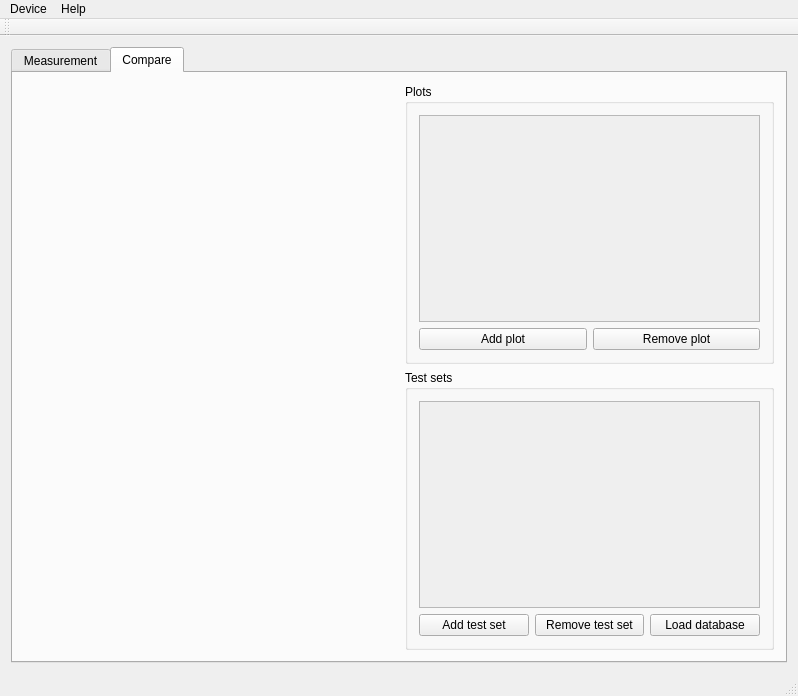
<?xml version="1.0" encoding="UTF-8"?>
<ui version="4.0">
 <class>MainWindow</class>
 <widget class="QMainWindow" name="MainWindow">
  <property name="geometry">
   <rect>
    <x>0</x>
    <y>0</y>
    <width>798</width>
    <height>696</height>
   </rect>
  </property>
  <property name="windowTitle">
   <string>Propeller tester</string>
  </property>
  <widget class="QWidget" name="centralWidget">
   <property name="maximumSize">
    <size>
     <width>16777215</width>
     <height>16777215</height>
    </size>
   </property>
   <layout class="QHBoxLayout" name="horizontalLayout_2">
    <item>
     <widget class="QTabWidget" name="tabWidget">
      <property name="sizePolicy">
       <sizepolicy hsizetype="Expanding" vsizetype="Expanding">
        <horstretch>0</horstretch>
        <verstretch>0</verstretch>
       </sizepolicy>
      </property>
      <property name="maximumSize">
       <size>
        <width>128000</width>
        <height>102400</height>
       </size>
      </property>
      <property name="currentIndex">
       <number>1</number>
      </property>
      <widget class="QWidget" name="measurement">
       <attribute name="title">
        <string>Measurement</string>
       </attribute>
       <layout class="QHBoxLayout" name="horizontalLayout">
        <item>
         <layout class="QVBoxLayout" name="verticalLayout_4">
          <item>
           <widget class="QCustomPlot" name="plot" native="true"/>
          </item>
          <item>
           <spacer name="horizontalSpacer">
            <property name="orientation">
             <enum>Qt::Horizontal</enum>
            </property>
            <property name="sizeHint" stdset="0">
             <size>
              <width>40</width>
              <height>20</height>
             </size>
            </property>
           </spacer>
          </item>
         </layout>
        </item>
        <item>
         <layout class="QVBoxLayout" name="verticalLayout">
          <item>
           <widget class="QToolBox" name="toolBox">
            <property name="sizePolicy">
             <sizepolicy hsizetype="Minimum" vsizetype="Preferred">
              <horstretch>0</horstretch>
              <verstretch>0</verstretch>
             </sizepolicy>
            </property>
            <property name="maximumSize">
             <size>
              <width>369</width>
              <height>16777215</height>
             </size>
            </property>
            <property name="frameShape">
             <enum>QFrame::StyledPanel</enum>
            </property>
            <property name="frameShadow">
             <enum>QFrame::Plain</enum>
            </property>
            <property name="currentIndex">
             <number>0</number>
            </property>
            <widget class="QWidget" name="page_5">
             <property name="geometry">
              <rect>
               <x>-4</x>
               <y>-40</y>
               <width>369</width>
               <height>546</height>
              </rect>
             </property>
             <attribute name="label">
              <string>Control</string>
             </attribute>
             <layout class="QVBoxLayout" name="verticalLayout_2">
              <item>
               <widget class="QGroupBox" name="groupBox">
                <property name="sizePolicy">
                 <sizepolicy hsizetype="Preferred" vsizetype="Minimum">
                  <horstretch>0</horstretch>
                  <verstretch>0</verstretch>
                 </sizepolicy>
                </property>
                <property name="title">
                 <string>Limits</string>
                </property>
                <layout class="QVBoxLayout" name="verticalLayout_5">
                 <item>
                  <layout class="QHBoxLayout" name="horizontalLayout_10">
                   <item>
                    <widget class="QLabel" name="label_5">
                     <property name="text">
                      <string>Maximal speed:</string>
                     </property>
                    </widget>
                   </item>
                   <item>
                    <widget class="QLineEdit" name="lineEdit_5">
                     <property name="sizePolicy">
                      <sizepolicy hsizetype="Minimum" vsizetype="Fixed">
                       <horstretch>0</horstretch>
                       <verstretch>0</verstretch>
                      </sizepolicy>
                     </property>
                    </widget>
                   </item>
                  </layout>
                 </item>
                 <item>
                  <layout class="QHBoxLayout" name="horizontalLayout_9">
                   <item>
                    <widget class="QLabel" name="label_4">
                     <property name="text">
                      <string>Overcurrent protection:</string>
                     </property>
                    </widget>
                   </item>
                   <item>
                    <widget class="QLineEdit" name="lineEdit_4">
                     <property name="sizePolicy">
                      <sizepolicy hsizetype="Minimum" vsizetype="Fixed">
                       <horstretch>0</horstretch>
                       <verstretch>0</verstretch>
                      </sizepolicy>
                     </property>
                    </widget>
                   </item>
                   <item>
                    <widget class="QComboBox" name="comboBox"/>
                   </item>
                  </layout>
                 </item>
                </layout>
               </widget>
              </item>
              <item>
               <widget class="QGroupBox" name="plots_groupBox">
                <property name="enabled">
                 <bool>true</bool>
                </property>
                <property name="sizePolicy">
                 <sizepolicy hsizetype="Expanding" vsizetype="Expanding">
                  <horstretch>0</horstretch>
                  <verstretch>0</verstretch>
                 </sizepolicy>
                </property>
                <property name="minimumSize">
                 <size>
                  <width>0</width>
                  <height>0</height>
                 </size>
                </property>
                <property name="title">
                 <string>Plots</string>
                </property>
                <layout class="QVBoxLayout" name="verticalLayout_14">
                 <item>
                  <widget class="QScrollArea" name="scrollArea">
                   <property name="sizePolicy">
                    <sizepolicy hsizetype="Expanding" vsizetype="Minimum">
                     <horstretch>0</horstretch>
                     <verstretch>0</verstretch>
                    </sizepolicy>
                   </property>
                   <property name="widgetResizable">
                    <bool>true</bool>
                   </property>
                   <widget class="QWidget" name="scrollAreaWidgetContents_2">
                    <property name="geometry">
                     <rect>
                      <x>0</x>
                      <y>0</y>
                      <width>329</width>
                      <height>69</height>
                     </rect>
                    </property>
                   </widget>
                  </widget>
                 </item>
                 <item>
                  <layout class="QHBoxLayout" name="horizontalLayout_7">
                   <item>
                    <widget class="QPushButton" name="pushButton_2">
                     <property name="text">
                      <string>Add plot</string>
                     </property>
                    </widget>
                   </item>
                   <item>
                    <widget class="QPushButton" name="pushButton">
                     <property name="text">
                      <string>Remove plot</string>
                     </property>
                    </widget>
                   </item>
                  </layout>
                 </item>
                </layout>
               </widget>
              </item>
              <item>
               <widget class="QGroupBox" name="groupBox_3">
                <property name="title">
                 <string>Values</string>
                </property>
                <layout class="QVBoxLayout" name="verticalLayout_17">
                 <item>
                  <layout class="QGridLayout" name="gridLayout">
                   <item row="2" column="1">
                    <widget class="QLineEdit" name="lineEdit_8"/>
                   </item>
                   <item row="4" column="0">
                    <widget class="QLabel" name="label_44">
                     <property name="text">
                      <string>Power</string>
                     </property>
                    </widget>
                   </item>
                   <item row="4" column="1">
                    <widget class="QLineEdit" name="lineEdit_13"/>
                   </item>
                   <item row="4" column="2">
                    <widget class="QLineEdit" name="lineEdit_14"/>
                   </item>
                   <item row="3" column="1">
                    <widget class="QLineEdit" name="lineEdit_9"/>
                   </item>
                   <item row="2" column="0">
                    <widget class="QLabel" name="label_38">
                     <property name="text">
                      <string>Thrust</string>
                     </property>
                    </widget>
                   </item>
                   <item row="1" column="1">
                    <widget class="QLineEdit" name="lineEdit_7"/>
                   </item>
                   <item row="1" column="0">
                    <widget class="QLabel" name="label_40">
                     <property name="text">
                      <string>RPM</string>
                     </property>
                    </widget>
                   </item>
                   <item row="3" column="0">
                    <widget class="QLabel" name="label_39">
                     <property name="text">
                      <string>Current</string>
                     </property>
                    </widget>
                   </item>
                   <item row="0" column="1">
                    <widget class="QLabel" name="label_42">
                     <property name="text">
                      <string>Actual</string>
                     </property>
                     <property name="alignment">
                      <set>Qt::AlignCenter</set>
                     </property>
                    </widget>
                   </item>
                   <item row="0" column="2">
                    <widget class="QLabel" name="label_43">
                     <property name="text">
                      <string>Maximal</string>
                     </property>
                     <property name="alignment">
                      <set>Qt::AlignCenter</set>
                     </property>
                    </widget>
                   </item>
                   <item row="1" column="2">
                    <widget class="QLineEdit" name="lineEdit_10"/>
                   </item>
                   <item row="2" column="2">
                    <widget class="QLineEdit" name="lineEdit_11"/>
                   </item>
                   <item row="3" column="2">
                    <widget class="QLineEdit" name="lineEdit_12"/>
                   </item>
                   <item row="5" column="0">
                    <widget class="QLabel" name="label_45">
                     <property name="text">
                      <string>ERP</string>
                     </property>
                    </widget>
                   </item>
                   <item row="5" column="1">
                    <widget class="QLineEdit" name="lineEdit_15"/>
                   </item>
                   <item row="5" column="2">
                    <widget class="QLineEdit" name="lineEdit_16"/>
                   </item>
                  </layout>
                 </item>
                </layout>
               </widget>
              </item>
              <item>
               <widget class="QGroupBox" name="groupBox_2">
                <property name="title">
                 <string>Manual speed control</string>
                </property>
                <layout class="QVBoxLayout" name="verticalLayout_16">
                 <item>
                  <widget class="QSlider" name="horizontalSlider">
                   <property name="orientation">
                    <enum>Qt::Horizontal</enum>
                   </property>
                  </widget>
                 </item>
                 <item>
                  <widget class="QCheckBox" name="checkBox">
                   <property name="text">
                    <string>Take control</string>
                   </property>
                  </widget>
                 </item>
                </layout>
               </widget>
              </item>
              <item>
               <layout class="QHBoxLayout" name="horizontalLayout_48">
                <item>
                 <widget class="QPushButton" name="pushButton_6">
                  <property name="text">
                   <string>Start</string>
                  </property>
                 </widget>
                </item>
                <item>
                 <widget class="QPushButton" name="pushButton_5">
                  <property name="text">
                   <string>Stop</string>
                  </property>
                 </widget>
                </item>
               </layout>
              </item>
              <item>
               <layout class="QVBoxLayout" name="verticalLayout_18">
                <item>
                 <spacer name="verticalSpacer">
                  <property name="orientation">
                   <enum>Qt::Vertical</enum>
                  </property>
                  <property name="sizeHint" stdset="0">
                   <size>
                    <width>20</width>
                    <height>40</height>
                   </size>
                  </property>
                 </spacer>
                </item>
               </layout>
              </item>
             </layout>
            </widget>
            <widget class="QWidget" name="page_6">
             <property name="geometry">
              <rect>
               <x>0</x>
               <y>-385</y>
               <width>350</width>
               <height>908</height>
              </rect>
             </property>
             <attribute name="label">
              <string>Save&amp;&amp;Export</string>
             </attribute>
             <layout class="QVBoxLayout" name="verticalLayout_13">
              <item>
               <widget class="QGroupBox" name="measuringSetup_groupBox">
                <property name="sizePolicy">
                 <sizepolicy hsizetype="Minimum" vsizetype="Minimum">
                  <horstretch>0</horstretch>
                  <verstretch>0</verstretch>
                 </sizepolicy>
                </property>
                <property name="minimumSize">
                 <size>
                  <width>0</width>
                  <height>0</height>
                 </size>
                </property>
                <property name="title">
                 <string>Measuring setup</string>
                </property>
                <layout class="QVBoxLayout" name="verticalLayout_6">
                 <item>
                  <widget class="QGroupBox" name="propeller_groupBox_2">
                   <property name="title">
                    <string>Propeller</string>
                   </property>
                   <layout class="QVBoxLayout" name="verticalLayout_10">
                    <item>
                     <layout class="QHBoxLayout" name="horizontalLayout_23">
                      <item>
                       <widget class="QLabel" name="label_16">
                        <property name="text">
                         <string>Manufacturer:</string>
                        </property>
                       </widget>
                      </item>
                      <item>
                       <widget class="QComboBox" name="propeller_manufacturer_comboBox_2">
                        <property name="sizePolicy">
                         <sizepolicy hsizetype="MinimumExpanding" vsizetype="Fixed">
                          <horstretch>0</horstretch>
                          <verstretch>0</verstretch>
                         </sizepolicy>
                        </property>
                        <property name="mouseTracking">
                         <bool>false</bool>
                        </property>
                        <property name="focusPolicy">
                         <enum>Qt::WheelFocus</enum>
                        </property>
                        <property name="contextMenuPolicy">
                         <enum>Qt::DefaultContextMenu</enum>
                        </property>
                        <property name="toolTipDuration">
                         <number>-1</number>
                        </property>
                        <property name="autoFillBackground">
                         <bool>false</bool>
                        </property>
                        <property name="editable">
                         <bool>true</bool>
                        </property>
                       </widget>
                      </item>
                     </layout>
                    </item>
                    <item>
                     <layout class="QHBoxLayout" name="horizontalLayout_24">
                      <item>
                       <widget class="QLabel" name="label_17">
                        <property name="text">
                         <string>Type:</string>
                        </property>
                       </widget>
                      </item>
                      <item>
                       <widget class="QComboBox" name="propeller_type_comboBox_2">
                        <property name="sizePolicy">
                         <sizepolicy hsizetype="MinimumExpanding" vsizetype="Fixed">
                          <horstretch>0</horstretch>
                          <verstretch>0</verstretch>
                         </sizepolicy>
                        </property>
                        <property name="editable">
                         <bool>true</bool>
                        </property>
                       </widget>
                      </item>
                     </layout>
                    </item>
                    <item>
                     <layout class="QHBoxLayout" name="horizontalLayout_25">
                      <item>
                       <widget class="QLabel" name="label_18">
                        <property name="text">
                         <string>Diameter:</string>
                        </property>
                       </widget>
                      </item>
                      <item>
                       <widget class="QComboBox" name="comboBox_4">
                        <property name="sizePolicy">
                         <sizepolicy hsizetype="MinimumExpanding" vsizetype="Fixed">
                          <horstretch>0</horstretch>
                          <verstretch>0</verstretch>
                         </sizepolicy>
                        </property>
                        <property name="editable">
                         <bool>true</bool>
                        </property>
                       </widget>
                      </item>
                     </layout>
                    </item>
                    <item>
                     <layout class="QHBoxLayout" name="horizontalLayout_26">
                      <item>
                       <widget class="QLabel" name="label_19">
                        <property name="text">
                         <string>Blade angle:</string>
                        </property>
                       </widget>
                      </item>
                      <item>
                       <widget class="QComboBox" name="propeller_bladeAngle_comboBox_2">
                        <property name="editable">
                         <bool>true</bool>
                        </property>
                       </widget>
                      </item>
                     </layout>
                    </item>
                    <item>
                     <layout class="QHBoxLayout" name="horizontalLayout_27">
                      <item>
                       <widget class="QLabel" name="label_20">
                        <property name="text">
                         <string>Fits shaft:</string>
                        </property>
                       </widget>
                      </item>
                      <item>
                       <widget class="QComboBox" name="propeller_shaft_comboBox_2">
                        <property name="editable">
                         <bool>true</bool>
                        </property>
                       </widget>
                      </item>
                     </layout>
                    </item>
                    <item>
                     <layout class="QHBoxLayout" name="horizontalLayout_28">
                      <item>
                       <widget class="QLabel" name="label_21">
                        <property name="text">
                         <string>Blade count:</string>
                        </property>
                       </widget>
                      </item>
                      <item>
                       <widget class="QComboBox" name="propeller_bladeCount_comboBox_2">
                        <property name="editable">
                         <bool>true</bool>
                        </property>
                       </widget>
                      </item>
                     </layout>
                    </item>
                    <item>
                     <widget class="QGroupBox" name="rotationDirection_groupBox_2">
                      <property name="title">
                       <string>Rotational direction</string>
                      </property>
                      <layout class="QHBoxLayout" name="horizontalLayout_29">
                       <item>
                        <widget class="QRadioButton" name="rotationDirection_CCW_radioButton_2">
                         <property name="text">
                          <string>CW</string>
                         </property>
                        </widget>
                       </item>
                       <item>
                        <widget class="QRadioButton" name="rotationDirection_CW_radioButton_2">
                         <property name="text">
                          <string>CCW</string>
                         </property>
                        </widget>
                       </item>
                      </layout>
                     </widget>
                    </item>
                   </layout>
                  </widget>
                 </item>
                 <item>
                  <widget class="QGroupBox" name="engine_groupBox_2">
                   <property name="title">
                    <string>Engine</string>
                   </property>
                   <layout class="QVBoxLayout" name="verticalLayout_11">
                    <item>
                     <layout class="QHBoxLayout" name="horizontalLayout_8">
                      <item>
                       <widget class="QLabel" name="label_22">
                        <property name="text">
                         <string>Manufacturer:</string>
                        </property>
                       </widget>
                      </item>
                      <item>
                       <widget class="QComboBox" name="comboBox_9">
                        <property name="sizePolicy">
                         <sizepolicy hsizetype="Expanding" vsizetype="Fixed">
                          <horstretch>0</horstretch>
                          <verstretch>0</verstretch>
                         </sizepolicy>
                        </property>
                        <property name="editable">
                         <bool>true</bool>
                        </property>
                       </widget>
                      </item>
                     </layout>
                    </item>
                    <item>
                     <layout class="QHBoxLayout" name="horizontalLayout_30">
                      <item>
                       <widget class="QLabel" name="label_23">
                        <property name="text">
                         <string>Type:</string>
                        </property>
                       </widget>
                      </item>
                      <item>
                       <widget class="QLineEdit" name="lineEdit_2">
                        <property name="sizePolicy">
                         <sizepolicy hsizetype="Expanding" vsizetype="Fixed">
                          <horstretch>0</horstretch>
                          <verstretch>0</verstretch>
                         </sizepolicy>
                        </property>
                       </widget>
                      </item>
                     </layout>
                    </item>
                    <item>
                     <layout class="QHBoxLayout" name="horizontalLayout_3">
                      <item>
                       <widget class="QLabel" name="label_26">
                        <property name="text">
                         <string>Size</string>
                        </property>
                       </widget>
                      </item>
                      <item>
                       <widget class="QComboBox" name="comboBox_2">
                        <property name="locale">
                         <locale language="English" country="UnitedKingdom"/>
                        </property>
                        <property name="editable">
                         <bool>true</bool>
                        </property>
                       </widget>
                      </item>
                     </layout>
                    </item>
                    <item>
                     <layout class="QHBoxLayout" name="horizontalLayout_12">
                      <item>
                       <widget class="QLabel" name="label_27">
                        <property name="text">
                         <string>KV:</string>
                        </property>
                       </widget>
                      </item>
                      <item>
                       <widget class="QComboBox" name="comboBox_5">
                        <property name="editable">
                         <bool>true</bool>
                        </property>
                       </widget>
                      </item>
                     </layout>
                    </item>
                    <item>
                     <layout class="QHBoxLayout" name="horizontalLayout_34">
                      <item>
                       <widget class="QLabel" name="label_28">
                        <property name="text">
                         <string>Power</string>
                        </property>
                       </widget>
                      </item>
                      <item>
                       <widget class="QComboBox" name="comboBox_14">
                        <property name="editable">
                         <bool>true</bool>
                        </property>
                       </widget>
                      </item>
                     </layout>
                    </item>
                    <item>
                     <layout class="QHBoxLayout" name="horizontalLayout_35">
                      <item>
                       <widget class="QLabel" name="label_29">
                        <property name="text">
                         <string>Notes</string>
                        </property>
                       </widget>
                      </item>
                      <item>
                       <widget class="QLineEdit" name="lineEdit_3">
                        <property name="sizePolicy">
                         <sizepolicy hsizetype="Minimum" vsizetype="Fixed">
                          <horstretch>0</horstretch>
                          <verstretch>0</verstretch>
                         </sizepolicy>
                        </property>
                       </widget>
                      </item>
                     </layout>
                    </item>
                   </layout>
                  </widget>
                 </item>
                 <item>
                  <widget class="QGroupBox" name="ECS_groupBox_2">
                   <property name="title">
                    <string>ESC</string>
                   </property>
                   <layout class="QVBoxLayout" name="verticalLayout_12">
                    <item>
                     <layout class="QHBoxLayout" name="horizontalLayout_5">
                      <item>
                       <widget class="QLabel" name="label_2">
                        <property name="text">
                         <string>Manufacturer</string>
                        </property>
                       </widget>
                      </item>
                      <item>
                       <widget class="QComboBox" name="comboBox_10">
                        <property name="editable">
                         <bool>true</bool>
                        </property>
                       </widget>
                      </item>
                     </layout>
                    </item>
                    <item>
                     <layout class="QHBoxLayout" name="horizontalLayout_31">
                      <item>
                       <widget class="QLabel" name="label_24">
                        <property name="text">
                         <string>Type:</string>
                        </property>
                       </widget>
                      </item>
                      <item>
                       <widget class="QComboBox" name="comboBox_12">
                        <property name="editable">
                         <bool>true</bool>
                        </property>
                       </widget>
                      </item>
                     </layout>
                    </item>
                    <item>
                     <layout class="QHBoxLayout" name="horizontalLayout_32">
                      <item>
                       <widget class="QLabel" name="label_25">
                        <property name="text">
                         <string>Maximal current:</string>
                        </property>
                       </widget>
                      </item>
                      <item>
                       <widget class="QComboBox" name="comboBox_13">
                        <property name="editable">
                         <bool>true</bool>
                        </property>
                       </widget>
                      </item>
                     </layout>
                    </item>
                    <item>
                     <layout class="QHBoxLayout" name="horizontalLayout_36">
                      <item>
                       <widget class="QLabel" name="label_30">
                        <property name="text">
                         <string>Software type:</string>
                        </property>
                       </widget>
                      </item>
                      <item>
                       <widget class="QComboBox" name="comboBox_15">
                        <property name="editable">
                         <bool>true</bool>
                        </property>
                       </widget>
                      </item>
                     </layout>
                    </item>
                    <item>
                     <layout class="QHBoxLayout" name="horizontalLayout_37">
                      <item>
                       <widget class="QLabel" name="label_31">
                        <property name="text">
                         <string>Software version:</string>
                        </property>
                       </widget>
                      </item>
                      <item>
                       <widget class="QComboBox" name="comboBox_16">
                        <property name="editable">
                         <bool>true</bool>
                        </property>
                       </widget>
                      </item>
                     </layout>
                    </item>
                   </layout>
                  </widget>
                 </item>
                 <item>
                  <widget class="QGroupBox" name="battery_groupBox">
                   <property name="title">
                    <string>Battery</string>
                   </property>
                   <layout class="QVBoxLayout" name="verticalLayout_15">
                    <item>
                     <layout class="QHBoxLayout" name="horizontalLayout_46">
                      <item>
                       <widget class="QLabel" name="label_36">
                        <property name="text">
                         <string>Manufacturer:</string>
                        </property>
                       </widget>
                      </item>
                      <item>
                       <widget class="QComboBox" name="comboBox_22">
                        <property name="editable">
                         <bool>true</bool>
                        </property>
                       </widget>
                      </item>
                     </layout>
                    </item>
                    <item>
                     <layout class="QHBoxLayout" name="horizontalLayout_45">
                      <item>
                       <widget class="QLabel" name="label_37">
                        <property name="text">
                         <string>Type:</string>
                        </property>
                       </widget>
                      </item>
                      <item>
                       <widget class="QComboBox" name="comboBox_21">
                        <property name="editable">
                         <bool>true</bool>
                        </property>
                       </widget>
                      </item>
                     </layout>
                    </item>
                    <item>
                     <layout class="QHBoxLayout" name="horizontalLayout_40">
                      <item>
                       <widget class="QLabel" name="label_32">
                        <property name="text">
                         <string>Capacity</string>
                        </property>
                       </widget>
                      </item>
                      <item>
                       <widget class="QComboBox" name="comboBox_17">
                        <property name="editable">
                         <bool>true</bool>
                        </property>
                       </widget>
                      </item>
                     </layout>
                    </item>
                    <item>
                     <layout class="QHBoxLayout" name="horizontalLayout_42">
                      <item>
                       <widget class="QLabel" name="label_33">
                        <property name="text">
                         <string>Cell type</string>
                        </property>
                       </widget>
                      </item>
                      <item>
                       <widget class="QComboBox" name="comboBox_18"/>
                      </item>
                     </layout>
                    </item>
                    <item>
                     <layout class="QHBoxLayout" name="horizontalLayout_43">
                      <item>
                       <widget class="QLabel" name="label_35">
                        <property name="text">
                         <string>Voltage</string>
                        </property>
                       </widget>
                      </item>
                      <item>
                       <widget class="QComboBox" name="comboBox_20">
                        <property name="editable">
                         <bool>true</bool>
                        </property>
                       </widget>
                      </item>
                     </layout>
                    </item>
                    <item>
                     <layout class="QHBoxLayout" name="horizontalLayout_41">
                      <item>
                       <widget class="QLabel" name="label_34">
                        <property name="text">
                         <string>Maximal current</string>
                        </property>
                       </widget>
                      </item>
                      <item>
                       <widget class="QComboBox" name="comboBox_19">
                        <property name="editable">
                         <bool>true</bool>
                        </property>
                       </widget>
                      </item>
                     </layout>
                    </item>
                   </layout>
                  </widget>
                 </item>
                </layout>
               </widget>
              </item>
              <item>
               <layout class="QHBoxLayout" name="horizontalLayout_47">
                <item>
                 <widget class="QPushButton" name="pushButton_4">
                  <property name="text">
                   <string>Add to database</string>
                  </property>
                 </widget>
                </item>
                <item>
                 <widget class="QPushButton" name="export_button">
                  <property name="text">
                   <string>Export</string>
                  </property>
                 </widget>
                </item>
               </layout>
              </item>
             </layout>
            </widget>
           </widget>
          </item>
         </layout>
        </item>
       </layout>
      </widget>
      <widget class="QWidget" name="compare">
       <attribute name="title">
        <string>Compare</string>
       </attribute>
       <layout class="QHBoxLayout" name="horizontalLayout_4">
        <item>
         <layout class="QVBoxLayout" name="verticalLayout_7">
          <item>
           <spacer name="horizontalSpacer_2">
            <property name="orientation">
             <enum>Qt::Horizontal</enum>
            </property>
            <property name="sizeHint" stdset="0">
             <size>
              <width>40</width>
              <height>20</height>
             </size>
            </property>
           </spacer>
          </item>
          <item>
           <widget class="QCustomPlot" name="widget" native="true"/>
          </item>
         </layout>
        </item>
        <item>
         <layout class="QVBoxLayout" name="verticalLayout_3">
          <item>
           <widget class="QGroupBox" name="groupBox_4">
            <property name="maximumSize">
             <size>
              <width>369</width>
              <height>16777215</height>
             </size>
            </property>
            <property name="title">
             <string>Plots</string>
            </property>
            <layout class="QVBoxLayout" name="verticalLayout_8">
             <item>
              <widget class="QScrollArea" name="scrollArea_2">
               <property name="widgetResizable">
                <bool>true</bool>
               </property>
               <widget class="QWidget" name="scrollAreaWidgetContents">
                <property name="geometry">
                 <rect>
                  <x>0</x>
                  <y>0</y>
                  <width>347</width>
                  <height>221</height>
                 </rect>
                </property>
               </widget>
              </widget>
             </item>
             <item>
              <layout class="QHBoxLayout" name="horizontalLayout_6">
               <item>
                <widget class="QPushButton" name="pushButton_7">
                 <property name="text">
                  <string>Add plot</string>
                 </property>
                </widget>
               </item>
               <item>
                <widget class="QPushButton" name="pushButton_8">
                 <property name="text">
                  <string>Remove plot</string>
                 </property>
                </widget>
               </item>
              </layout>
             </item>
            </layout>
           </widget>
          </item>
          <item>
           <widget class="QGroupBox" name="groupBox_5">
            <property name="maximumSize">
             <size>
              <width>369</width>
              <height>16777215</height>
             </size>
            </property>
            <property name="title">
             <string>Test sets</string>
            </property>
            <layout class="QVBoxLayout" name="verticalLayout_9">
             <item>
              <widget class="QScrollArea" name="scrollArea_3">
               <property name="widgetResizable">
                <bool>true</bool>
               </property>
               <widget class="QWidget" name="scrollAreaWidgetContents_3">
                <property name="geometry">
                 <rect>
                  <x>0</x>
                  <y>0</y>
                  <width>347</width>
                  <height>220</height>
                 </rect>
                </property>
               </widget>
              </widget>
             </item>
             <item>
              <layout class="QHBoxLayout" name="horizontalLayout_11">
               <item>
                <widget class="QPushButton" name="pushButton_9">
                 <property name="text">
                  <string>Add test set</string>
                 </property>
                </widget>
               </item>
               <item>
                <widget class="QPushButton" name="pushButton_11">
                 <property name="text">
                  <string>Remove test set</string>
                 </property>
                </widget>
               </item>
               <item>
                <widget class="QPushButton" name="pushButton_10">
                 <property name="text">
                  <string>Load database</string>
                 </property>
                </widget>
               </item>
              </layout>
             </item>
            </layout>
           </widget>
          </item>
         </layout>
        </item>
       </layout>
      </widget>
     </widget>
    </item>
   </layout>
  </widget>
  <widget class="QMenuBar" name="menuBar">
   <property name="geometry">
    <rect>
     <x>0</x>
     <y>0</y>
     <width>798</width>
     <height>21</height>
    </rect>
   </property>
   <widget class="QMenu" name="menuFirmware_upgrate">
    <property name="title">
     <string>Device</string>
    </property>
    <addaction name="actionConnect"/>
    <addaction name="actionDisconnect"/>
    <addaction name="actionFirmware_update"/>
   </widget>
   <widget class="QMenu" name="menuHelp">
    <property name="title">
     <string>Help</string>
    </property>
    <addaction name="actionAbout"/>
   </widget>
   <addaction name="menuFirmware_upgrate"/>
   <addaction name="menuHelp"/>
  </widget>
  <widget class="QToolBar" name="mainToolBar">
   <attribute name="toolBarArea">
    <enum>TopToolBarArea</enum>
   </attribute>
   <attribute name="toolBarBreak">
    <bool>false</bool>
   </attribute>
  </widget>
  <widget class="QStatusBar" name="statusBar"/>
  <action name="actionAbout">
   <property name="text">
    <string>About</string>
   </property>
  </action>
  <action name="actionConnect">
   <property name="text">
    <string>Connect</string>
   </property>
  </action>
  <action name="actionDisconnect">
   <property name="text">
    <string>Disconnect</string>
   </property>
  </action>
  <action name="actionFirmware_update">
   <property name="text">
    <string>Firmware update</string>
   </property>
  </action>
 </widget>
 <layoutdefault spacing="6" margin="11"/>
 <customwidgets>
  <customwidget>
   <class>QCustomPlot</class>
   <extends>QWidget</extends>
   <header>qcustomplot.h</header>
   <container>1</container>
  </customwidget>
 </customwidgets>
 <resources/>
 <connections/>
</ui>
